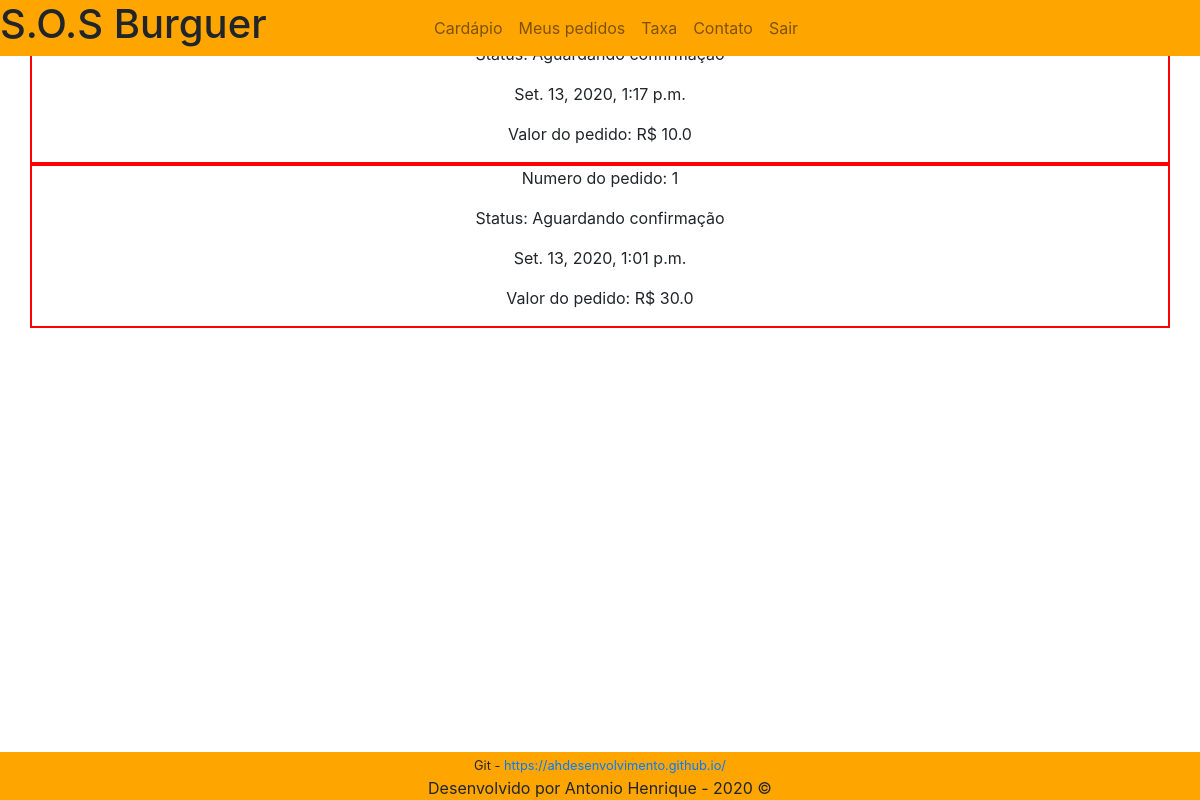
Page /pedidos (signed in) on the committed database.
### core/models.py (models this page shows)
class Base(models.Model):
    criacao = models.DateTimeField('Criação', auto_now_add=True)
    modificacao = models.DateField('Modificação', auto_now=True)
    class Meta:
        abstract = True

class Pedido(Base):
    UNITY_CHOICES = (
        ('1', 'Delivery'),
        ('2', 'Retirada'),
        ('3', 'Consumir no local')
    )
    cod_pedido = models.AutoField('Código do pedido', primary_key=True)
    status = models.CharField('Status do pedido', max_length=70, default='Não finalizado')
    total = models.FloatField('Total em R$')
    tipo_de_entrega = models.CharField('Tipo de entrega', max_length=50, choices=UNITY_CHOICES, blank=False, null=False)
    cod_motoboy = models.ForeignKey(MotoBoy, on_delete=models.DO_NOTHING, default=None, null=True, blank=True)
    cod_endereco = models.ForeignKey(EnderecoCliente, on_delete=models.DO_NOTHING)
    cod_forma = models.ForeignKey(FormaPagamento, on_delete=models.CASCADE, null=True)

### core/views.py (the view)
# urls.py: path('pedidos', pedidos, name='pedidos'),
def pedidos(request):
    pedidos = Pedido.objects.filter(cod_endereco__cod_cliente=request.user.id).order_by('-cod_pedido')
    produtos = Carrinho.objects.filter(cod_cliente=request.user.id)
    return render(request, 'pedidos.html', {'pedidos':pedidos,
                                            'produtos':produtos})#, 'produtos':produtos, 'total':total})

### core/templates/pedidos.html (shortened to what this page needs)
{% extends 'base.html' %}
{% load static %}
{% block content %}
    <div class="container">
        <center>
            {% for p in pedidos %}
                <div class="row">
                    <div class="col-12" style="border: solid 2px red;" data-target="#modal_pedidos{{p.cod_pedido}}" data-toggle="modal">
                        <p>Numero do pedido: {{p.cod_pedido}}</p>
                        <p>Status: {{p.status}}</p>
                        <p>{{p.criacao}}</p>
                        <p>Valor do pedido: R$ {{p.total}}</p>
                    </div>
                </div>
            {% endfor %}
            </center>
    </div>
{% endblock %}

### staticfiles/css/estilo.css (style rules this page uses)
html { position: relative; min-height: 100%; }

### rows in the picture
Pedido: criacao "Set. 13, 2020, 1:17 p.m.", total "10.0"
Pedido: cod_pedido "1", status "Aguardando confirmação", criacao "Set. 13, 2020, 1:01 p.m.", total "30.0"
